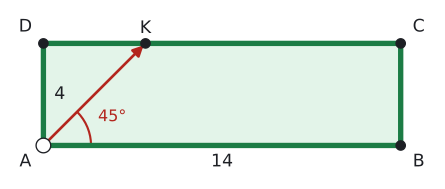

This chart was generated by the following Python code:
import sys; sys.path.insert(0, "tools")
from cizim import *

P = lambda x, y: np.array([float(x), float(y)])
uz = lambda U, V: round(float(np.linalg.norm(U - V)), 4)
def acisi(K, U, V):
    u, v = U - K, V - K
    return round(float(np.degrees(np.arccos(np.dot(u, v) / np.linalg.norm(u) / np.linalg.norm(v)))), 3)
def birim(U, V):
    t = (V - U) / np.linalg.norm(V - U); return t, np.array([-t[1], t[0]])
def ayak(Q, U, V):
    t, _ = birim(U, V); return U + np.dot(Q - U, t) * t
def yansit(Q, U, V):
    return 2 * ayak(Q, U, V) - Q
def kesisim(U1, V1, U2, V2):
    M = np.array([V1 - U1, U2 - V2]).T; s = np.linalg.solve(M, U2 - U1); return U1 + s[0] * (V1 - U1)
def cetik(U, V, n=1, renk=SOLUK, f=0.5):
    M = U + f * (V - U); t, m = birim(U, V)
    for i in range(n):
        c = M + (i - (n - 1) / 2) * 0.2 * S * t
        ax.plot(*zip(c - 0.22 * S * m, c + 0.22 * S * m), color=renk, lw=1.5)
def olcu(U, V, metin, d=0.5, renk=YAZI, fs=13, f=0.5):
    """[UV] üzerinde f oranındaki noktaya, U->V yönünün soluna d*S uzağa yazı (d < 0: sağına)."""
    M = U + f * (V - U); _, m = birim(U, V)
    ax.text(*(M + d * S * m), metin, ha="center", va="center", color=renk, fontsize=fs)
def dik_isareti(K, U, V, r=0.4):
    a_ = (U - K) / np.linalg.norm(U - K) * r * S; b_ = (V - K) / np.linalg.norm(V - K) * r * S
    ax.plot(*zip(K + a_, K + a_ + b_, K + b_), color=SOLUK, lw=1.3)
def harf(Q, metin, dx, dy, renk=YAZI, fs=13):
    ax.text(Q[0] + dx * S, Q[1] + dy * S, metin, ha="center", va="center", color=renk, fontsize=fs)
def cizgi(U, V, renk=YAZI, lw=2.2, ls="-"):
    ax.plot(*zip(U, V), color=renk, lw=lw, ls=ls)
def boya(noktalar, renk):
    ax.add_patch(patches.Polygon(noktalar, closed=True, facecolor=renk, edgecolor="none"))
def yay(K, U, V, r=0.8, renk=MAVI, n=1):
    for i in range(n): aci(ax, K, U, V, r=(r + 0.18 * i) * S, renk=renk)
def yay_yazi(K, U, V, metin, d=1.4, renk=MAVI, fs=12):
    """K köşesindeki U-K-V açısının ortasından d*S uzağa yazı."""
    u = (U - K) / np.linalg.norm(U - K); v = (V - K) / np.linalg.norm(V - K); o = (u + v) / np.linalg.norm(u + v)
    ax.text(*(K + d * S * o), metin, ha="center", va="center", color=renk, fontsize=fs)
def basla(xmin, xmax, ymin, ymax, en=5.5):
    global fig, ax
    fig, ax = sekil(en, en * (ymax - ymin) / (xmax - xmin))
    ax.set_aspect("equal"); ax.axis("off"); ax.set_xlim(xmin, xmax); ax.set_ylim(ymin, ymax)
def dortgen(A, B, C, D, dolgu=None):
    if dolgu: boya([A, B, C, D], dolgu)
    ax.plot(*zip(A, B, C, D, A), color=YAZI)
    for Q in (A, B, C, D): nokta(ax, *Q, "")
def koseler(A, B, C, D, d=0.55):
    O = (A + B + C + D) / 4
    for Q, ad in ((A, "A"), (B, "B"), (C, "C"), (D, "D")):
        y = (Q - O) / np.linalg.norm(Q - O); harf(Q, ad, d * np.sign(y[0]) * 1.1, d * np.sign(y[1]))
def dikdortgen(a, b):
    """A orijinde, [AB] yatay: A, B, C, D."""
    return P(0, 0), P(a, 0), P(a, b), P(0, b)
def dik_koseler(A, B, C, D, r=0.4):
    dik_isareti(A, B, D, r); dik_isareti(B, C, A, r); dik_isareti(C, D, B, r); dik_isareti(D, A, C, r)
def cerceve(noktalar, kenar=1.2):
    xs = [q[0] for q in noktalar]; ys = [q[1] for q in noktalar]
    return min(xs) - kenar * S, max(xs) + kenar * S, min(ys) - kenar * S, max(ys) + kenar * S

# Alıştırma 12: |AB| = 14, |AD| = 4; top A'dan 45° ile çıkar, ilk çarpma K(4, 4).
# Yol: (0,0) -> (4,4) -> (8,0) -> (12,4) -> (14,2); toplam 14√2.
A, B, C, D = dikdortgen(14, 4); K = P(4, 4)
yol = [P(0, 0), P(4, 4), P(8, 0), P(12, 4), P(14, 2)]
print("parcalar", [uz(yol[i], yol[i + 1]) for i in range(4)], "toplam", round(sum(uz(yol[i], yol[i + 1]) for i in range(4)), 4), 14 * np.sqrt(2))
S = 14 / 12
basla(*cerceve([A, B, C, D], 1.2), en=5.8)
boya([A, B, C, D], YESIL_ACIK)
ax.plot(*zip(A, B, C, D, A), color=YESIL, lw=4)
for Q in (A, B, C, D): nokta(ax, *Q, "")
koseler(A, B, C, D)
ax.annotate("", xy=K, xytext=A, arrowprops=dict(arrowstyle="-|>", color=KIRMIZI, lw=2, mutation_scale=16))
ax.plot(*A, "o", color="white", markeredgecolor=YAZI, markersize=11, zorder=7)
nokta(ax, *K, ""); harf(K, "K", 0, 0.5)
yay(A, K, B, 1.6, KIRMIZI); yay_yazi(A, K, B, "45°", 2.5, KIRMIZI)
olcu(A, B, "14", -0.55); olcu(D, A, "4", 0.55)
kaydet(fig, __file__)
